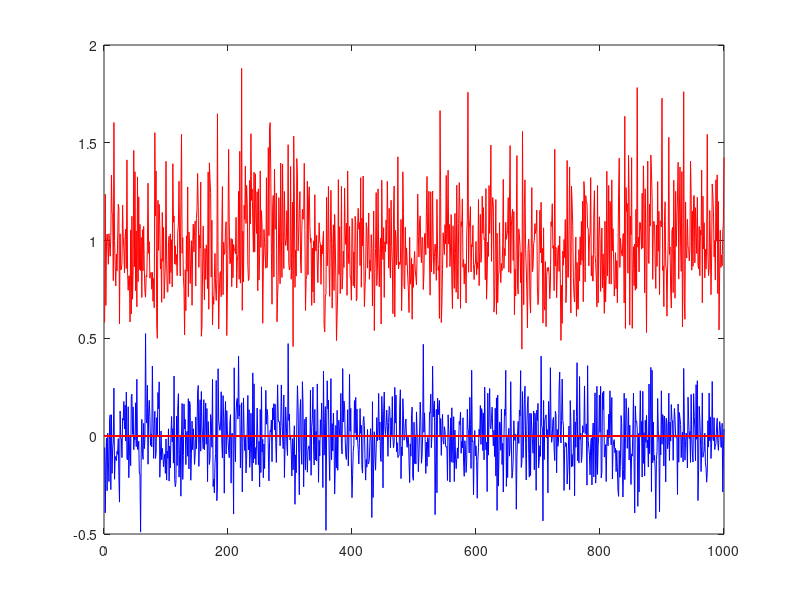

The MATLAB source for this figure:
1;

# Genere una señal aleatoria con distribución Gaussiana y verifique su ergodicidad.

function y=genera_aleatoria_matrix(t0, tf, dt, n)
	t=t0:dt:tf-dt;
	y=randn(length(t),n);
endfunction


function u=getMedia(x)
	n =length(x);
	suma = sum(x);
	u = suma/n;
endfunction


function v=getVarianza(x, u)
	n =length(x);
	suma = 0;
	for i=1:n
		suma = suma + (x(i)-u)^2;
	end
	v = suma/n;
endfunction

function estacionariedad(y)
	[n,m] = size(y);

	medias = zeros(m);
	varianzas = zeros(m);

	for j=1:m
		medias(j) = getMedia(y(:,j));
		varianzas(j) = getVarianza(y(:,j), medias(j));
	end

	clf;
	clear plot;
	figure(1);

	plot(medias, 'b');
	hold on;
	plot(varianzas, 'r');

endfunction


M = genera_aleatoria_matrix(0,20,0.5,1000);
estacionariedad(M);
